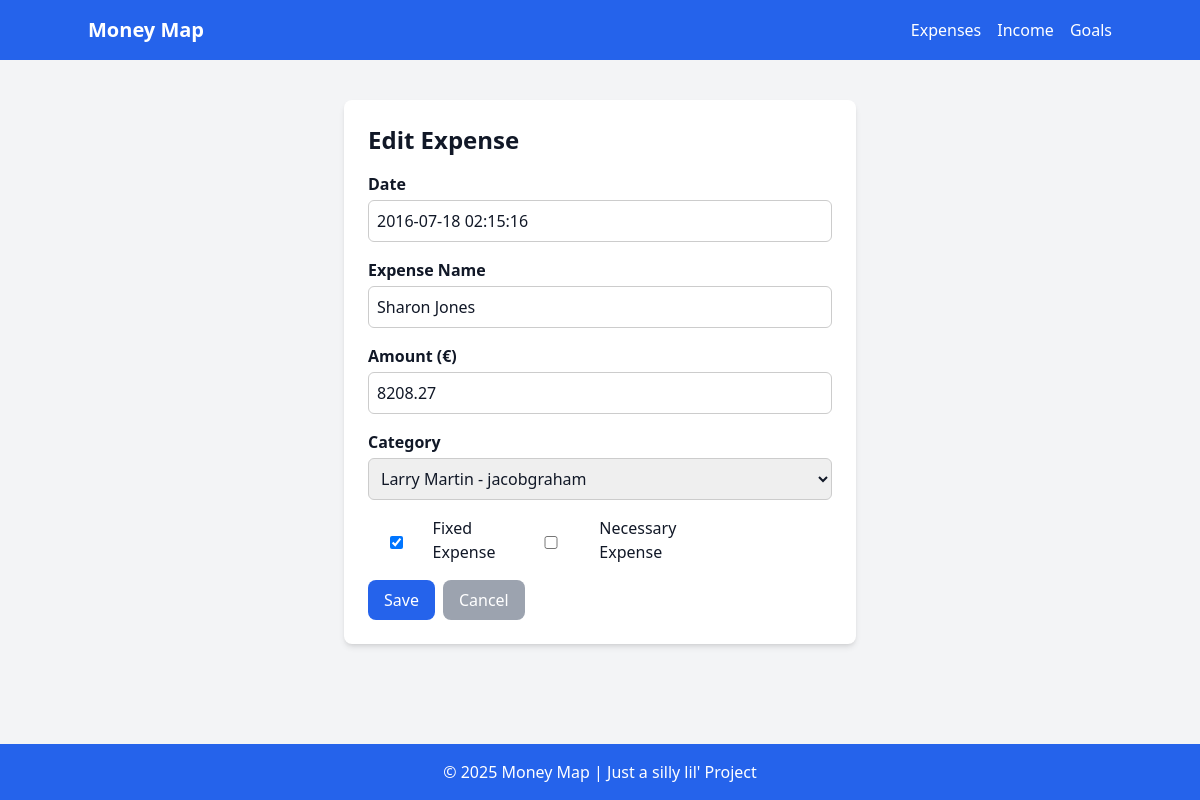
The page /expense-tracker/42/update/ (signed in) on the database its author committed.
### main/models.py (models this page shows, shortened)
class Transaction(models.Model):
    date = models.DateTimeField(default=timezone.now)
    name = models.CharField(max_length=20)
    amount = models.DecimalField(max_digits=10, decimal_places=2, default=0.00)
    user = models.ForeignKey(User, default=1, on_delete=models.CASCADE)
    class Meta:
        abstract = True

class Expense(Transaction):
    category = models.ForeignKey(Category, on_delete=models.SET_NULL, null=True)
    is_fixed = models.BooleanField(default=True)
    is_necessity = models.BooleanField(default=True)

### main/views.py (the view)
# urls.py: path('expense-tracker/<int:pk>/update/', ExpenseUpdate.as_view(), name='expense_update'),
class ExpenseUpdate(BaseUpdateView):
    model = Expense
    fields = ['date', 'name', 'amount', 'category', 'is_fixed', 'is_necessity']
    template_name = 'main/expense_form.html'

### main/models.py (called while the page is built)
    def __str__(self):
        return f"{self.name} - {self.user.username}"

### templates/main/expense_form.html (shortened to what this page needs)
{% extends 'base.html' %}
{% block content %}
<div class="max-w-lg mx-auto bg-white p-6 rounded-lg shadow-md">
    <h1 class="text-2xl font-bold mb-4">{{ form.instance.pk|yesno:"Edit Expense,Add Expense" }}</h1>
    <form method="post" class="space-y-4">
        <div>
            <label for="id_date" class="block font-semibold">Date</label>
            {{ form.date }}
        </div>
        <div>
            <label for="id_name" class="block font-semibold">Expense Name</label>
            {{ form.name }}
        </div>
        <div>
            <label for="id_amount" class="block font-semibold">Amount (€)</label>
            {{ form.amount }}
        </div>
        <div>
            <label for="id_category" class="block font-semibold">Category</label>
            {{ form.category }}
        </div>
        <div class="flex items-center space-x-4">
            <div class="flex items-center">
                {{ form.is_fixed }}
                <label for="id_is_fixed" class="ml-2">Fixed Expense</label>
            </div>
            <div class="flex items-center">
                {{ form.is_necessity }}
                <label for="id_is_necessity" class="ml-2">Necessary Expense</label>
            </div>
        </div>
        <div class="flex space-x-2">
            <button type="submit" class="bg-blue-600 text-white px-4 py-2 rounded-lg hover:bg-blue-700">Save</button>
            <a href="{% url 'expense_list' %}" class="bg-gray-400 text-white px-4 py-2 rounded-lg hover:bg-gray-500">Cancel</a>
        </div>
    </form>
</div>
{% endblock %}

### templates/main/expense_form.html (style rules this page uses)
input, select { width: 100%; padding: 8px; margin-top: 4px; border: 1px solid #ccc; border-radius: 6px; }

### rows shown on the page
Expense: instance.pk "Edit Expense", date "2016-07-18 02:15:16", name "Sharon Jones", amount "8208.27", category "Larry Martin - jacobgraham", is_fixed "☑"
